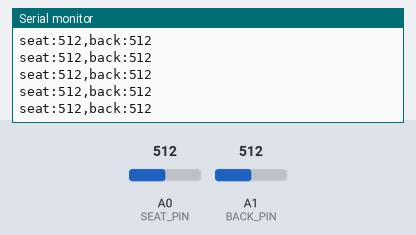
This sketch was run on a simulated Arduino Uno, built with avr-gcc and run on an emulated ATmega328P. Parts: the last lines printed to the serial monitor. Inputs (shaded band) come from the test bench; at power-on: A0 (SEAT_PIN) = 512, A1 (BACK_PIN) = 512.

Above: at 1.2 s.
1.3 s: A0 (SEAT_PIN) set to 716
At 1.31 s:
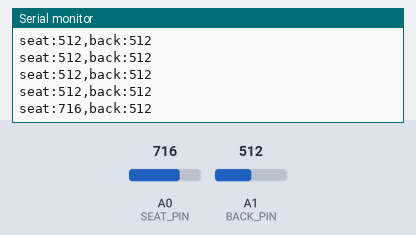
2.8 s: A1 (BACK_PIN) set to 716
At 2.82 s:
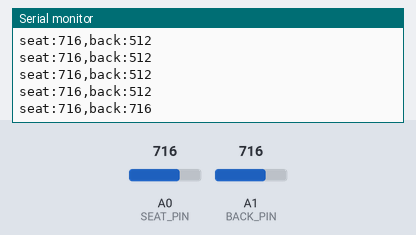
4.3 s: A0 (SEAT_PIN) set to 900
At 4.33 s:
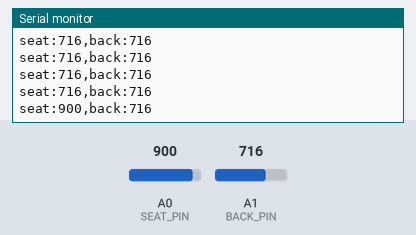
5.8 s: A1 (BACK_PIN) set to 900
At 5.84 s:
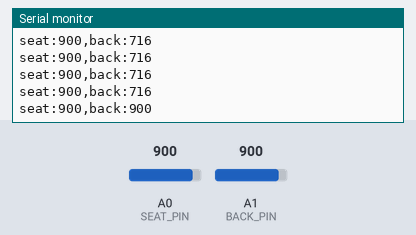
Timing chart, 0 to 8.3 s (numbered marks = the images above; inputs shaded):
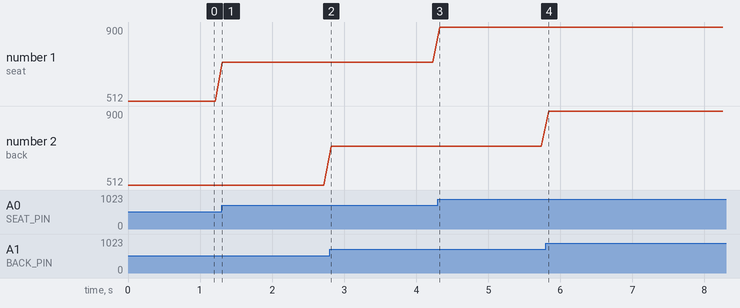

Measured:
- after the input at 1.3 s, the serial monitor: prints a new line at once (image 1)
- after the input at 2.8 s, the serial monitor: prints a new line at once (image 2)
- after the input at 4.3 s, the serial monitor: prints a new line at once (image 3)
- after the input at 5.8 s, the serial monitor: prints a new line at once (image 4)
- plotted number 1: 512 → 716 after the input at 1.3 s, 716 → 900 after the input at 4.3 s

The sketch:

sitaware_firmware.ino
```cpp
// SitAware - Milestone 1: read both FSRs and print their values

const int SEAT_PIN = A0;   // seat FSR: detects if someone is sitting
const int BACK_PIN = A1;   // backrest FSR: detects leaning back

void setup() {
  Serial.begin(9600);      // start serial communication with the computer
}

void loop() {
  int seatValue = analogRead(SEAT_PIN);   // read each sensor as a number 0-1023
  int backValue = analogRead(BACK_PIN);

  // Print one line in "label:value,label:value" format, e.g. seat:512,back:230
  Serial.print("seat:");
  Serial.print(seatValue);
  Serial.print(",back:");
  Serial.println(backValue);              // println ends the line

  delay(100);                             // wait 100 ms (about 10 readings per second)
}
```
